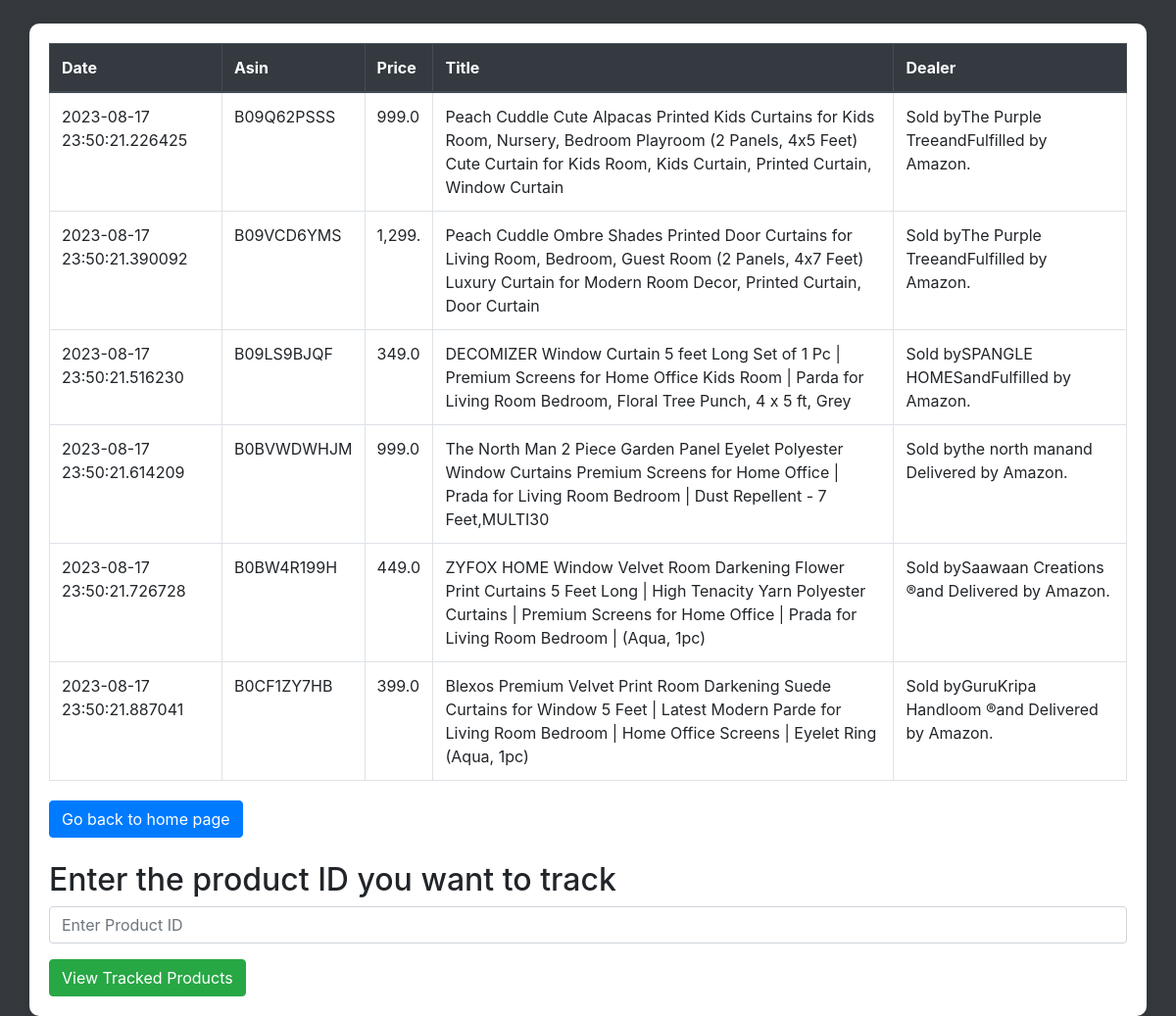
Page /list on the committed database.
### tables this page shows
CREATE TABLE prices10(sno INTEGER, date DATE, asin TEXT, price FLOAT, title TEXT, dealer TEXT);

### amz.py (the view)
@app.route('/list')
def list():
    con = sqlite3.connect("amztracker.db")
    con.row_factory = sqlite3.Row
    cur = con.cursor()
    cur.execute('''select * from prices10''')
    rows = cur.fetchall();
    return render_template("list.html",rows = rows)

### templates/list.html (shortened to what this page needs)
<!doctype html>
<html>
   <head>
      <link rel="stylesheet" href="https://maxcdn.bootstrapcdn.com/bootstrap/4.5.2/css/bootstrap.min.css">
   </head>
   <body>
      <div class="container mt-4">
         <table class="table table-bordered">
            <thead class="thead-dark">
               <tr>
                  <th>Date</th>
                  <th>Asin</th>
                  <th>Price</th>
                  <th>Title</th>
                  <th>Dealer</th>
               </tr>
            </thead>
            <tbody>
               {% for row in rows %}
               <tr>
                  <td>{{ row["date"] }}</td>
                  <td>{{ row["asin"] }}</td>
                  <td>{{ row["price"] }}</td>
                  <td>{{ row["title"] }}</td>
                  <td>{{ row["dealer"] }}</td>
               </tr>
               {% endfor %}
            </tbody>
         </table>
         <a href="/" class="btn btn-primary">Go back to home page</a>
         <h2 class="mt-4">Enter the product ID you want to track</h2>
         <form action="http://localhost:5000/track" method="post">
            <div class="form-group">
               <input type="text" class="form-control" name="id" placeholder="Enter Product ID">
            </div>
            <button type="submit" class="btn btn-success">View Tracked Products</button>
         </form>
      </div>
   </body>
</html>

### templates/list.html (style rules this page uses)
body { background-color: #212529e8; }
.container { background-color: #ffffff; padding: 20px; border-radius: 10px; box-shadow: 0px 0px 10px rgba(0, 0, 0, 0.1); }
.table { margin-bottom: 20px; }

### rows in the picture
prices10: date "2023-08-17 23:50:21.226425", asin "B09Q62PSSS", price "999.0", title "Peach Cuddle Cute Alpacas Printed Kids Curtains for Kids Room, Nursery, Bedroom Playroom (2 Panels, 4x5 Feet) Cute Curtain for Kids Room, Kids Curtain, Printed Curtain, Window Curtain", dealer "Sold byThe Purple TreeandFulfilled by Amazon."
prices10: date "2023-08-17 23:50:21.390092", asin "B09VCD6YMS", price "1,299.", title "Peach Cuddle Ombre Shades Printed Door Curtains for Living Room, Bedroom, Guest Room (2 Panels, 4x7 Feet) Luxury Curtain for Modern Room Decor, Printed Curtain, Door Curtain", dealer "Sold byThe Purple TreeandFulfilled by Amazon."
prices10: date "2023-08-17 23:50:21.516230", asin "B09LS9BJQF", price "349.0", title "DECOMIZER Window Curtain 5 feet Long Set of 1 Pc | Premium Screens for Home Office Kids Room | Parda for Living Room Bedroom, Floral Tree Punch, 4 x 5 ft, Grey", dealer "Sold bySPANGLE HOMESandFulfilled by Amazon."
prices10: date "2023-08-17 23:50:21.614209", asin "B0BVWDWHJM", price "999.0", title "The North Man 2 Piece Garden Panel Eyelet Polyester Window Curtains Premium Screens for Home Office | Prada for Living Room Bedroom | Dust Repellent - 7 Feet,MULTI30", dealer "Sold bythe north manand Delivered by Amazon."
prices10: date "2023-08-17 23:50:21.726728", asin "B0BW4R199H", price "449.0", title "ZYFOX HOME Window Velvet Room Darkening Flower Print Curtains 5 Feet Long | High Tenacity Yarn Polyester Curtains | Premium Screens for Home Office | Prada for Living Room Bedroom | (Aqua, 1pc)", dealer "Sold bySaawaan Creations ®and Delivered by Amazon."
prices10: date "2023-08-17 23:50:21.887041", asin "B0CF1ZY7HB", price "399.0", title "Blexos Premium Velvet Print Room Darkening Suede Curtains for Window 5 Feet | Latest Modern Parde for Living Room Bedroom | Home Office Screens | Eyelet Ring (Aqua, 1pc)", dealer "Sold byGuruKripa Handloom ®and Delivered by Amazon."
